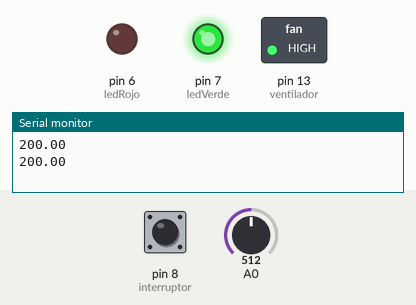
This sketch was run on a simulated Arduino Uno, built with avr-gcc and run on an emulated ATmega328P. On the bench: switched loads named in the sketch (green lamp = pin HIGH), output pins drawn as LEDs (lit = HIGH), the last lines printed to the serial monitor. The inputs (shaded band) are chosen by the test bench; at power-on: A0 = 512, pin 8 (interruptor) LOW.

Above: at 1.8 s.
1.9 s: A0 set to 180
3.4 s: A0 set to 151
At 4.6 s:
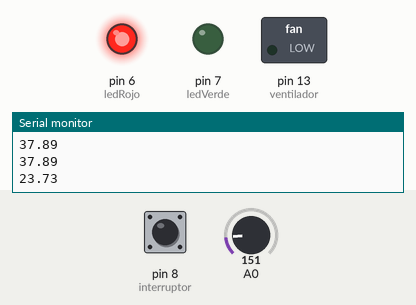
5.5 s: A0 set to 306
At 7.2 s:
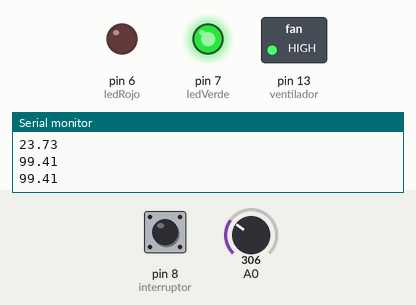
7.5 s: A0 set to 122
At 8.9 s:
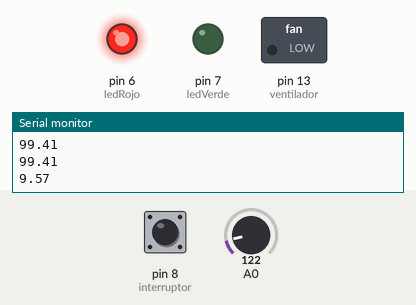
Timing chart, 0 to 10.5 s (numbered marks = the images above; inputs shaded):
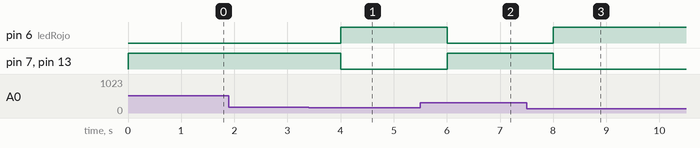

The sketch:

script.ino
```cpp
int ledVerde = 7;
int ledRojo = 6;
int ventilador = 13;
int interruptor = 8;

void encenderVerde(){
	digitalWrite(ledVerde, HIGH);
}
void encenderRojo(){
	digitalWrite(ledRojo, HIGH);
}
void apagarVerde(){
	digitalWrite(ledVerde, LOW);
}
void apagarRojo(){
	digitalWrite(ledRojo, LOW);
}
void ventiladorOn(){
	digitalWrite(ventilador, HIGH);
}
void ventiladorOff(){
	digitalWrite(ventilador, LOW);
}

void setup()
{
  pinMode(A0, INPUT);
  Serial.begin(9600);

  pinMode(interruptor, INPUT);

  pinMode(ledRojo, OUTPUT);
  pinMode(ledVerde, OUTPUT);
  pinMode(ventilador, OUTPUT);

}

void loop(){

    int lecturaInterruptor = digitalRead(interruptor);

    // Calcular temperatura
    float lectura = analogRead(A0);
    float tempCentigrados = (lectura * (500.0 / 1024.0) ) - 50.0;
    Serial.println(tempCentigrados);

    if (lecturaInterruptor == HIGH)
    {
        encenderVerde();
        apagarRojo();
        ventiladorOn();
    } else if (tempCentigrados > 30){
        encenderVerde();
        apagarRojo();
        ventiladorOn();
    } else {
        encenderRojo();
        apagarVerde();
        ventiladorOff();
    }


  delay(1000);
}
```

Measured:
- the behaviour switches between 164 and 163 on A0 (found by bisection; images 0 and 1)
- after the input at 3.4 s, pin 6 (ledRojo): LOW → HIGH after 0.60 s; pin 7 (ledVerde), pin 13 (ventilador): HIGH → LOW after 0.60 s
- after the input at 5.5 s, pin 6 (ledRojo): HIGH → LOW after 0.50 s; pin 7 (ledVerde), pin 13 (ventilador): LOW → HIGH after 0.50 s
- after the input at 7.5 s, pin 6 (ledRojo): LOW → HIGH after 0.51 s; pin 7 (ledVerde), pin 13 (ventilador): HIGH → LOW after 0.51 s
